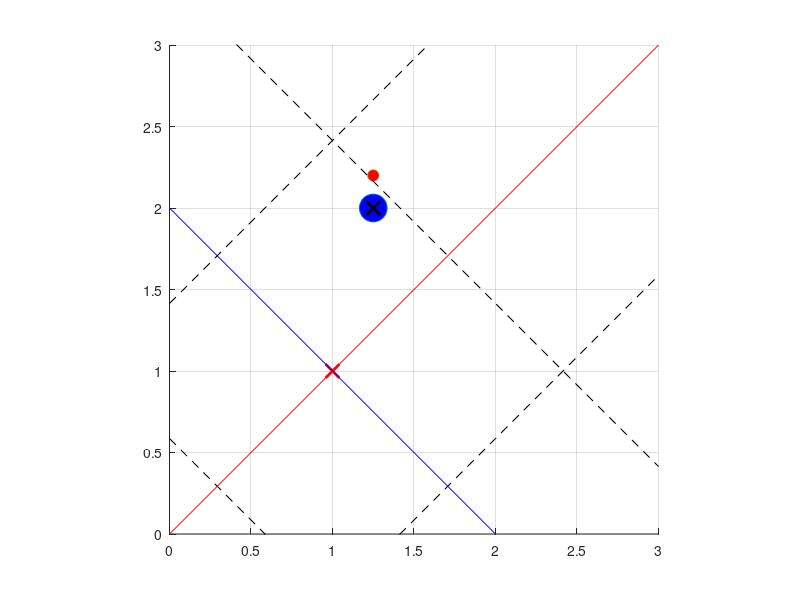

Write MATLAB code to recreate this figure. (Note: this script raises an error after producing the figure.)
clear;
close all;
load('all_estimation_12pi.mat')
load('gh_estimation_12pi.mat')

%feedback_simulation------------------------------------------------------

dt = 0.01; %%時間刻み=離散時間Tsとして使用
Tfin = 2; %シミュレーション終了時間
t1 = [0:dt:Tfin];

si = zeros(length(t1),3);
si(1,:) = [1+1/4 2 pi/2]; %(s1, s2, s3)=(x ,y, θ)の初期値を設定
% si(1,:) = [1 1 pi/4]; %(s1, s2, s3)=(x ,y, θ)の初期値を設定

zi = zeros(length(t1),3);

u1 = ones(1,length(t1)) * (-1);
u2 = ones(1,length(t1)) * (5);

m1 = ones(1,length(t1)) * (-1); % μ1 = v1 = u1cosθ
m2 = ones(1,length(t1)); % μ2 = v2/v1 = u2/(u1*cos^3θ)

gmap = zeros(1,length(t1));
hmap = zeros(1,length(t1));

k2 = 4;
k3 = 5;

x = si(1,1) + 0.2 * cos(si(1,3));
y = si(1,2) + 0.2 * sin(si(1,3));


l_max = 2;
m_max = 7;
n_max = 2;

l_now_3 = zeros(length(t1),1);
m_now_3 = zeros(length(t1),1);
n_now_3 = zeros(length(t1),1);

l_next_3 = zeros(length(t1),1);
m_next_3 = zeros(length(t1),1);
n_next_3 = zeros(length(t1),1);

l_real_3 = zeros(length(t1),1);
m_real_3 = zeros(length(t1),1);
n_real_3 = zeros(length(t1),1);

rho_3_tmp = zeros(length(t1), l_max, m_max, n_max, 3);
rho_3 = zeros(length(t1),3);

iteration = 100;

phi_g_now = zeros(1,imax_g);
phi_h_now = zeros(1,imax_h);



hold on;
axis equal;
grid on;

axis([0 3 0 3])

h = plot(zi(1,1),zi(1,3), 'o', 'MarkerSize' ,20, 'MarkerFaceColor', 'b');

h2 = plot(x,y,'o', 'MarkerSize' ,8, 'MarkerFaceColor', 'r');

plot(1+1/4,2,'kx','MarkerSize', 10,'LineWidth',2)
plot(1,1,'rx','MarkerSize', 10,'LineWidth',2)

z1_plot = 0:1:3;
z3_plot = 0:1:3;

for j = 0 : 2
    if j == 1
        plot(z1_plot, z1_plot - sqrt(2) + sqrt(2) * j, '-r')
        plot(z3_plot, - z3_plot + 2 + sqrt(2) * (j-1), '-b')
    else
        plot(z1_plot, z1_plot - sqrt(2) + sqrt(2) * j, '--k')
        plot(z3_plot, - z3_plot + 2 + sqrt(2) * (j-1), '--k')
    end
end


for i = 1:length(t1)-1

    break_switch = 0;

    set(h, 'XData', si(i,1),'YData', si(i,2));

    set(h2, 'XData', si(i,1) + 0.2 * cos(si(i,3)),'YData', si(i,2) + 0.2 * sin(si(i,3)));

    drawnow;

    F = getframe(gcf);
      % RGBデータをインデックス付きデータに変更
      [X,map] = rgb2ind(F.cdata,256);
      if i==1
          % GIFファイルに書き出し
          imwrite(X,map,'feedback_3dim.gif')
      else
          % 2回目以降は'append'でアニメーションを作成
          imwrite(X,map,'feedback_3dim.gif','WriteMode','append')
      end

    si(i+1,3) = si(i,3) + u2(i) * dt; %観測されるs3
    si(i+1,1) = si(i,1) + u1(i) * cos(si(i+1,3)) * dt; %観測されるs1
    si(i+1,2) = si(i,2) + u1(i) * sin(si(i+1,3)) * dt; %観測されるs2


    for a = 1 : l_max

        if break_switch == 1 
            break;
        end

        for b = 1 : m_max

            if break_switch == 1 
                break;
            end

            for c = 1 : n_max

                if break_switch == 1 
                    break;
                end

                if (a == l_max) || (b == m_max) || (c == n_max)
                    continue;
                end
    
                if a < l_max
                    a2 = a + 1;
                    l_real_3(i+1) = a - 1;
                elseif a == l_max + 1
                    a2 = 1;
                    l_real_3(i+1) = -1;
                else
                    a2 = a - 1;
                    l_real_3(i+1) = - a + l_max; 
                end
    
                if b < m_max
                    b2 = b + 1;
                    m_real_3(i+1) = b - 1;
                elseif b == m_max + 1
                    b2 = 1;
                    m_real_3(i+1) = -1;
                else
                    b2 = b - 1;
                    m_real_3(i+1) = - b + m_max;
                end
    
                if c < n_max
                    c2 = c + 1;
                    n_real_3(i+1) = c - 1;
                elseif c == n_max + 1
                    c2 = 1;
                    n_real_3(i+1) = -1;
                else
                    c2 = c - 1;
                    n_real_3(i+1) = - c + n_max;
                end
    
                A = [param_s(a2,b,c,:,iteration) - param_s(a,b,c,:,iteration); param_s(a,b2,c,:,iteration) - param_s(a,b,c,:,iteration); param_s(a,b,c2,:,iteration) - param_s(a,b,c,:,iteration)];

                B = transpose(reshape(A,[3,3]));

                x = [si(i+1,1) - param_s(a,b,c,1,iteration); si(i+1,2) - param_s(a,b,c,2,iteration); si(i+1,3) - param_s(a,b,c,3,iteration)];

                rho_3_tmp(i+1,a,b,c,:) = B \ x;


                if (0 <= rho_3_tmp(i+1,a,b,c,1)) && (rho_3_tmp(i+1,a,b,c,1) <= 1)
                    if (0 <= rho_3_tmp(i+1,a,b,c,2)) && (rho_3_tmp(i+1,a,b,c,2) <= 1)
                        if (0 <= rho_3_tmp(i+1,a,b,c,3)) && (rho_3_tmp(i+1,a,b,c,3) <= 1)

                            rho_3(i+1,:) = rho_3_tmp(i+1,a,b,c,:);
    
                            l_now_3(i+1) = a;
                            m_now_3(i+1) = b;
                            n_now_3(i+1) = c;

                            l_next_3(i+1) = a2;
                            m_next_3(i+1) = b2;
                            n_next_3(i+1) = c2;

                            break_switch = 1;
    
                        end
                    end
                end

            end
        end
    end

    if break_switch == 0
        % l_now_3(i+1) = l_now_3(i);
        % m_now_3(i+1) = m_now_3(i);
        % n_now_3(i+1) = n_now_3(i);

        % l_next_3(i+1) = l_next_3(i);
        % m_next_3(i+1) = m_next_3(i);
        % n_next_3(i+1) = n_next_3(i);

        % l_real_3(i+1) = l_real_3(i);
        % m_real_3(i+1) = m_real_3(i);
        % n_real_3(i+1) = n_real_3(i);

        % a = l_now_3(i+1);
        % b = m_now_3(i+1);
        % c = n_now_3(i+1);

        % rho_3(i+1,:) = rho_3_tmp(i,a,b,c,:);
        
        disp(i)
        disp("補間しました")
    end

    zi(i+1,1) = l_real_3(i+1) + rho_3(i+1,1);
    zi(i+1,2) = tan(pi/12) * (m_real_3(i+1) + rho_3(i+1,2));
    zi(i+1,3) = n_real_3(i+1) + rho_3(i+1,3);


    for p = 1 : imax_g
        phi_g_now(p) = exp( - sqrt( (si(i+1,1) - mean_g(p,1)) ^ 2 + (si(i+1,2) - mean_g(p,2)) ^ 2 + (si(i+1,3) - mean_g(p,3)) ^ 2 ) / (2 * var_g ^ 2) );
    end
    
    for q = 1 : imax_h
        phi_h_now(q) = exp( - sqrt( (si(i+1,1) - mean_h(q,1)) ^ 2 + (si(i+1,2) - mean_h(q,2)) ^ 2 + (si(i+1,3) - mean_h(q,3)) ^ 2 ) / (2 * var_h ^ 2) );
    end

    % gmap(i+1) = ((zi(i+1,2) - zi(i,2)) * u1(i)) / ((zi(i+1,1) - zi(i,1)) * u2(i));
    % hmap(i+1) = (zi(i+1,1) - zi(i,1)) / (u1(i) * dt);

    % gmap(i+1) = 1 / (cos(si(i+1,3) - pi/4)) ^ 3;
    % hmap(i+1) = cos(si(i+1,3) - pi/4);

    gmap(i+1) = phi_g_now * w_g;
    hmap(i+1) = phi_h_now * w_h;

    if i > 1
        m1(i+1) = -2 * zi(i+1,1); %入力m1(=v1=u1cosθ), m1=-λz1で(λ>0の定数)z1を0に収束
    end

    %入力m2はm1正負で場合分け
    if m1(i+1) > 0
        m2(i+1) = -k2 * zi(i+1,2) - k3 * zi(i+1,3); 
    else
        m2(i+1) = k2 * zi(i+1,2) - k3 * zi(i+1,3); 
    end

    u1(i+1) = m1(i+1) / hmap(i+1);
    u2(i+1) = m2(i+1) * u1(i+1) / gmap(i+1);

end